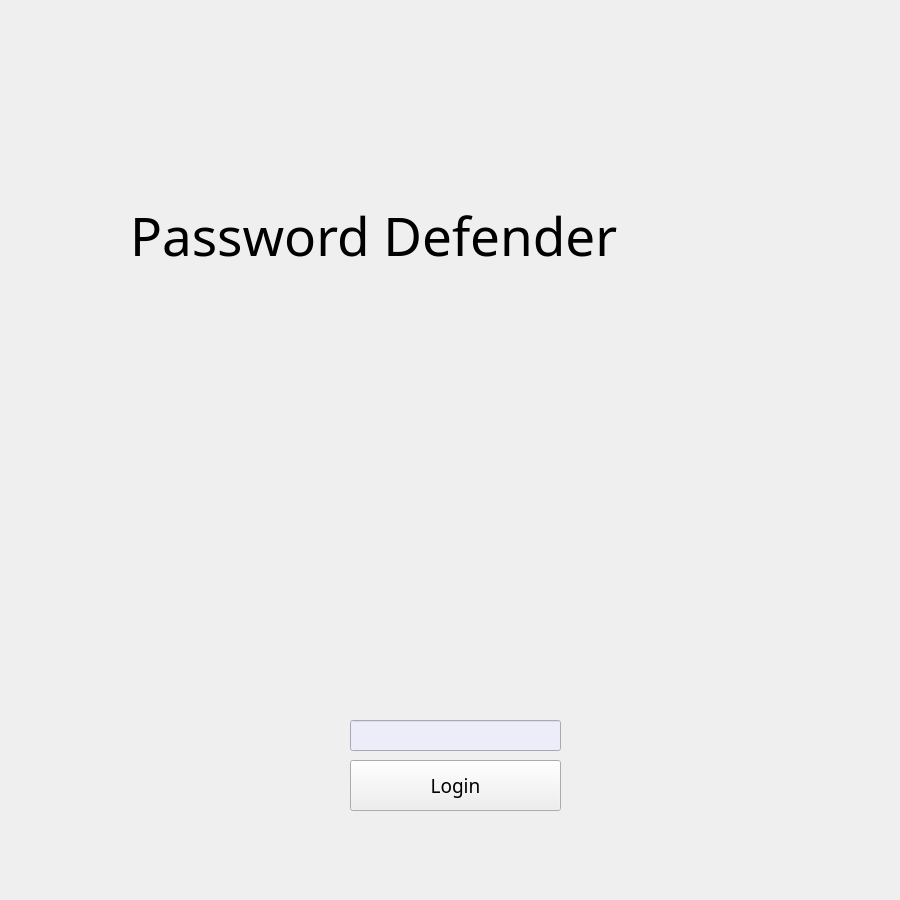
<?xml version="1.0" encoding="UTF-8"?>
<ui version="4.0">
 <class>LoginWindow</class>
 <widget class="QMainWindow" name="LoginWindow">
  <property name="geometry">
   <rect>
    <x>0</x>
    <y>0</y>
    <width>900</width>
    <height>900</height>
   </rect>
  </property>
  <property name="minimumSize">
   <size>
    <width>900</width>
    <height>900</height>
   </size>
  </property>
  <property name="maximumSize">
   <size>
    <width>900</width>
    <height>900</height>
   </size>
  </property>
  <property name="windowTitle">
   <string>Password Defender</string>
  </property>
  <property name="styleSheet">
   <string notr="true"/>
  </property>
  <widget class="QWidget" name="centralwidget">
   <widget class="QLabel" name="logoLabel">
    <property name="geometry">
     <rect>
      <x>130</x>
      <y>150</y>
      <width>661</width>
      <height>171</height>
     </rect>
    </property>
    <property name="font">
     <font>
      <family>Gill Sans Ultra Bold</family>
      <pointsize>40</pointsize>
      <weight>50</weight>
      <italic>false</italic>
      <bold>false</bold>
     </font>
    </property>
    <property name="styleSheet">
     <string notr="true">font: 20pt &quot;Gill Sans Ultra Bold&quot;;
font: 40pt &quot;Gill Sans Ultra Bold&quot;;</string>
    </property>
    <property name="text">
     <string>Password Defender</string>
    </property>
   </widget>
   <widget class="QLineEdit" name="masterPassword">
    <property name="geometry">
     <rect>
      <x>350</x>
      <y>720</y>
      <width>211</width>
      <height>31</height>
     </rect>
    </property>
    <property name="font">
     <font>
      <family>Arial</family>
      <pointsize>14</pointsize>
     </font>
    </property>
    <property name="toolTip">
     <string>&lt;html&gt;&lt;head/&gt;&lt;body&gt;&lt;p&gt;&lt;br/&gt;&lt;/p&gt;&lt;/body&gt;&lt;/html&gt;</string>
    </property>
    <property name="whatsThis">
     <string>&lt;html&gt;&lt;head/&gt;&lt;body&gt;&lt;p&gt;&lt;br/&gt;&lt;/p&gt;&lt;/body&gt;&lt;/html&gt;</string>
    </property>
    <property name="styleSheet">
     <string notr="true">background-color: rgb(237, 237, 250);</string>
    </property>
    <property name="text">
     <string/>
    </property>
    <property name="echoMode">
     <enum>QLineEdit::Password</enum>
    </property>
   </widget>
   <widget class="QPushButton" name="loginButton">
    <property name="geometry">
     <rect>
      <x>350</x>
      <y>760</y>
      <width>211</width>
      <height>51</height>
     </rect>
    </property>
    <property name="font">
     <font>
      <family>Berlin Sans FB Demi</family>
      <pointsize>14</pointsize>
      <weight>9</weight>
      <italic>false</italic>
      <bold>false</bold>
     </font>
    </property>
    <property name="autoFillBackground">
     <bool>false</bool>
    </property>
    <property name="styleSheet">
     <string notr="true">font: 75 14pt &quot;Berlin Sans FB Demi&quot;;
border-image:url(:/new/prefix1/images/button.png)
</string>
    </property>
    <property name="text">
     <string>Login</string>
    </property>
   </widget>
   <widget class="QLabel" name="label">
    <property name="geometry">
     <rect>
      <x>0</x>
      <y>0</y>
      <width>901</width>
      <height>901</height>
     </rect>
    </property>
    <property name="styleSheet">
     <string notr="true">background-image:url(:/new/prefix1/images/lock1.png)</string>
    </property>
    <property name="text">
     <string/>
    </property>
   </widget>
   <zorder>label</zorder>
   <zorder>logoLabel</zorder>
   <zorder>masterPassword</zorder>
   <zorder>loginButton</zorder>
  </widget>
 </widget>
 <resources/>
 <connections/>
</ui>
